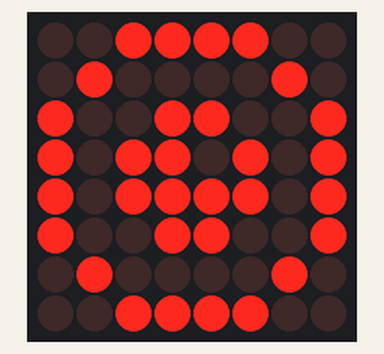
A sketch run on a simulated Arduino Uno, built with avr-gcc and run on an emulated ATmega328P. Shown: 8×8 LED matrix.

Above: at 0.1 s.

The sketch:

LEDMatrix.ino
```cpp
/*
VCC - Power 5V
GND - Power GND
DIN - PWM12
SC - PWM10
CLK - PWM11
*/

#include "LedControl.h"

LedControl lc=LedControl(12,11,10,1);

byte figure[8]={B00111100,B01000010,B10011001,B10110101,B10111101,B10011001,B01000010,B00111100};

void setup() {
  lc.shutdown(0,false);
  lc.setIntensity(0,8);
  lc.clearDisplay(0);
}
void loop() {
  for (int i=0; i<8; i++){
    lc.setRow(0,i,figure[i]);
  }
  delay(20);
}  
```
